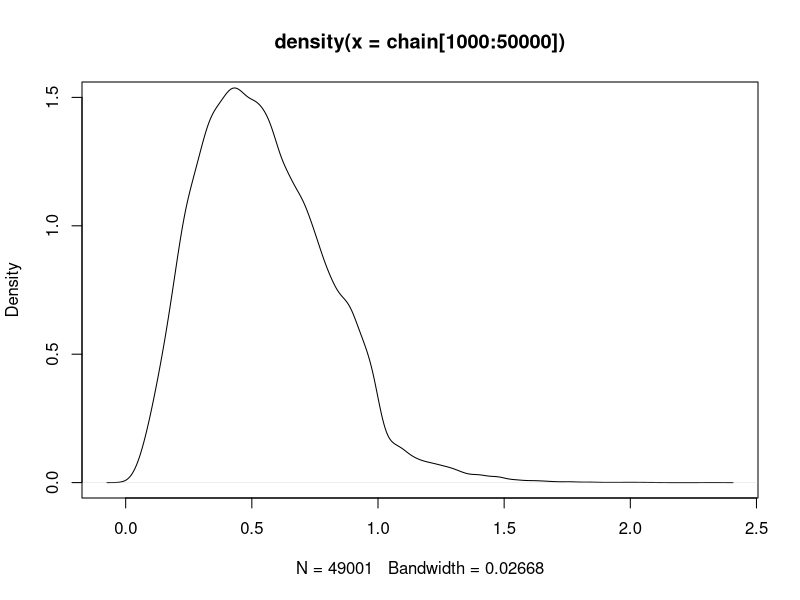

Write the R code that produced this figure.
rm(list=ls())
set.seed(1)
reps = 50000

target.func = function(lambda){
  x = c(0,2,0,0,1,0)
  return(lambda^(sum(x)-1/2) * exp(-6*lambda) /2)
}

chain = c(0.1)
for(i in 1:reps){
  proposal = runif(1, -1, 1)
  while(proposal < 0 ){
    proposal = chain[i] + runif(1, -1, 1)
  }
  
  accept = runif(1) < target.func(proposal) / target.func(chain[i])
  chain[i+1] = ifelse(accept==T, proposal, chain[i])
}

plot(density(chain[1000:50000]), ylim=c(0,1.5))
den=target.func(seq(from=0, to=3, by=.1))
mean(chain[10000:50000])
quantile(chain[1000:50000],  probs = c(2.5, 25, 50, 75, 97.5)/100)
